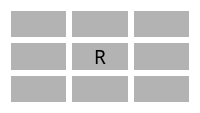
          <widget class="QWidget" name="planGreen" native="true">
           <property name="styleSheet">
            <string notr="true">background-color: rgb(255, 255, 255);</string>
           </property>
           <layout class="QGridLayout" name="gridLayout_14">
            <item row="0" column="0">
             <widget class="QLabel" name="plan45">
              <property name="font">
               <font>
                <family>Agency FB</family>
                <pointsize>14</pointsize>
               </font>
              </property>
              <property name="styleSheet">
               <string notr="true">background-color: rgb(179, 179, 179);</string>
              </property>
              <property name="text">
               <string/>
              </property>
              <property name="alignment">
               <set>Qt::AlignCenter</set>
              </property>
             </widget>
            </item>
            <item row="0" column="1">
             <widget class="QLabel" name="plan46">
              <property name="font">
               <font>
                <family>Agency FB</family>
                <pointsize>14</pointsize>
               </font>
              </property>
              <property name="styleSheet">
               <string notr="true">background-color: rgb(179, 179, 179);</string>
              </property>
              <property name="text">
               <string/>
              </property>
              <property name="alignment">
               <set>Qt::AlignCenter</set>
              </property>
             </widget>
            </item>
            <item row="0" column="2">
             <widget class="QLabel" name="plan47">
              <property name="font">
               <font>
                <family>Agency FB</family>
                <pointsize>14</pointsize>
               </font>
              </property>
              <property name="styleSheet">
               <string notr="true">background-color: rgb(179, 179, 179);</string>
              </property>
              <property name="text">
               <string/>
              </property>
              <property name="alignment">
               <set>Qt::AlignCenter</set>
              </property>
             </widget>
            </item>
            <item row="1" column="0">
             <widget class="QLabel" name="plan48">
              <property name="font">
               <font>
                <family>Agency FB</family>
                <pointsize>14</pointsize>
               </font>
              </property>
              <property name="styleSheet">
               <string notr="true">background-color: rgb(179, 179, 179);</string>
              </property>
              <property name="text">
               <string/>
              </property>
              <property name="alignment">
               <set>Qt::AlignCenter</set>
              </property>
             </widget>
            </item>
            <item row="1" column="1">
             <widget class="QLabel" name="plan49">
              <property name="font">
               <font>
                <family>Agency FB</family>
                <pointsize>14</pointsize>
               </font>
              </property>
              <property name="styleSheet">
               <string notr="true">background-color: rgb(179, 179, 179);</string>
              </property>
              <property name="text">
               <string>R</string>
              </property>
              <property name="alignment">
               <set>Qt::AlignCenter</set>
              </property>
             </widget>
            </item>
            <item row="1" column="2">
             <widget class="QLabel" name="plan50">
              <property name="font">
               <font>
                <family>Agency FB</family>
                <pointsize>14</pointsize>
               </font>
              </property>
              <property name="styleSheet">
               <string notr="true">background-color: rgb(179, 179, 179);</string>
              </property>
              <property name="text">
               <string/>
              </property>
              <property name="alignment">
               <set>Qt::AlignCenter</set>
              </property>
             </widget>
            </item>
            <item row="2" column="0">
             <widget class="QLabel" name="plan51">
              <property name="font">
               <font>
                <family>Agency FB</family>
                <pointsize>14</pointsize>
               </font>
              </property>
              <property name="styleSheet">
               <string notr="true">background-color: rgb(179, 179, 179);</string>
              </property>
              <property name="text">
               <string/>
              </property>
              <property name="alignment">
               <set>Qt::AlignCenter</set>
              </property>
             </widget>
            </item>
            <item row="2" column="1">
             <widget class="QLabel" name="plan52">
              <property name="font">
               <font>
                <family>Agency FB</family>
                <pointsize>14</pointsize>
               </font>
              </property>
              <property name="styleSheet">
               <string notr="true">background-color: rgb(179, 179, 179);</string>
              </property>
              <property name="text">
               <string/>
              </property>
              <property name="alignment">
               <set>Qt::AlignCenter</set>
              </property>
             </widget>
            </item>
            <item row="2" column="2">
             <widget class="QLabel" name="plan53">
              <property name="font">
               <font>
                <family>Agency FB</family>
                <pointsize>14</pointsize>
               </font>
              </property>
              <property name="styleSheet">
               <string notr="true">background-color: rgb(179, 179, 179);</string>
              </property>
              <property name="text">
               <string/>
              </property>
              <property name="alignment">
               <set>Qt::AlignCenter</set>
              </property>
             </widget>
            </item>
           </layout>
          </widget>
